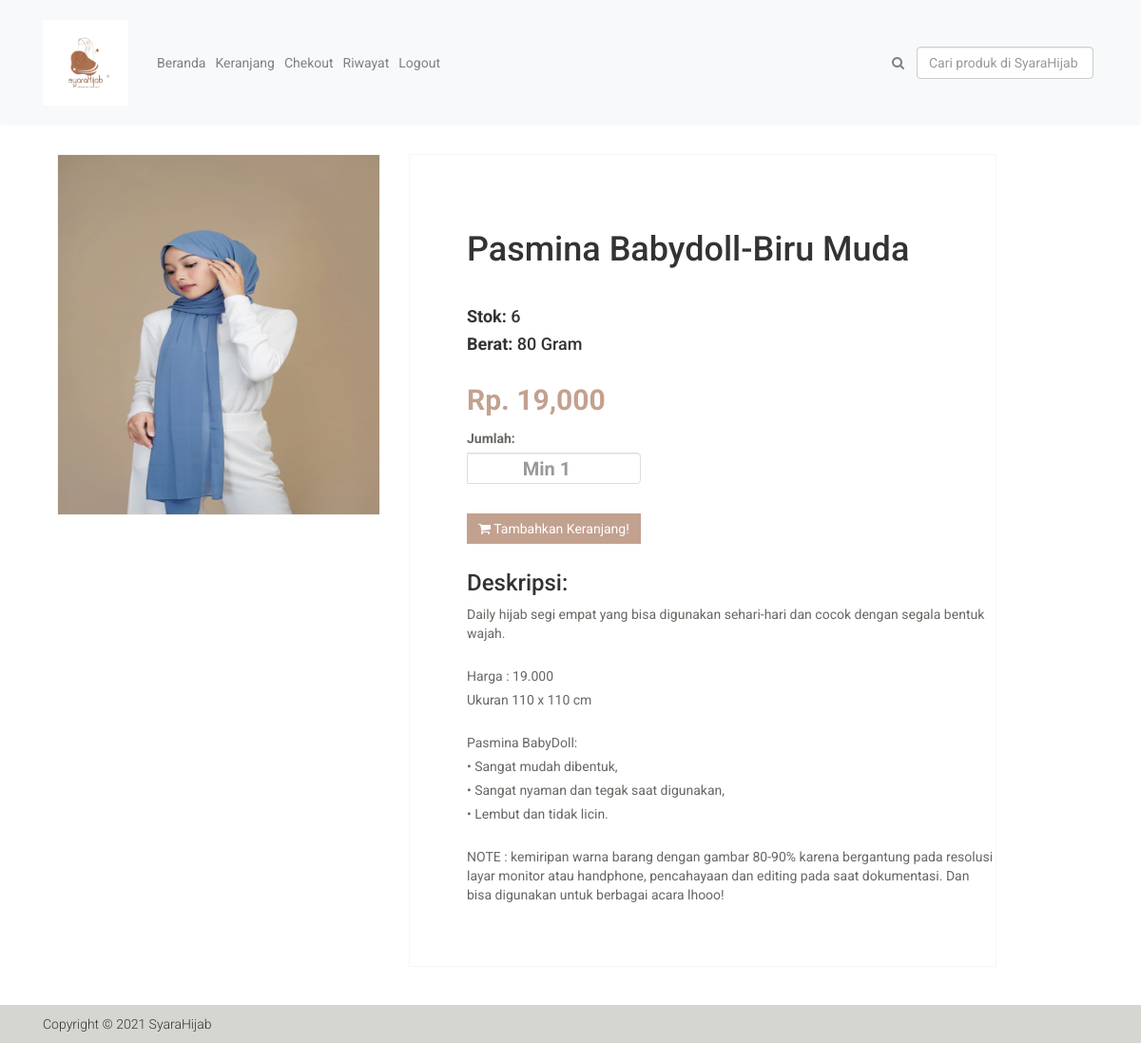
The page /detail.php?id=27 (signed in) on the database its author committed.
### tables this page shows
CREATE TABLE `produk` (
  `id_produk` int(11) NOT NULL,
  `kat_produk` varchar(15) NOT NULL,
  `nama_produk` varchar(30) NOT NULL,
  `harga_produk` int(11) NOT NULL,
  `berat_produk` int(4) NOT NULL,
  `foto_produk` varchar(100) NOT NULL,
  `deskripsi_produk` text NOT NULL,
  `stok_produk` int(11) NOT NULL
);

### detail.php (the view, shortened to what this page needs)
<?php
include 'Navbar/navbar.php';
include 'koneksi.php';
?>
<?php
$id_produk = $_GET["id"];
$ambil = $koneksi->query("SELECT * FROM produk WHERE id_produk='$id_produk'");
$detail = $ambil -> fetch_assoc();
?>
<!DOCTYPE html>
<html >
<head>
    <link href="assets/css/bootstrap.min.css" rel="stylesheet">
    <link href="assets/css/font-awesome.min.css" rel="stylesheet">
    <link href="assets/css/prettyPhoto.css" rel="stylesheet">
    <link href="assets/css/price-range.css" rel="stylesheet">
    <link href="assets/css/animate.css" rel="stylesheet">
	<link href="assets/css/main.css" rel="stylesheet">
	<link href="assets/css/responsive.css" rel="stylesheet">
</head>
<body>
	<section>
		<div class="container">
			<div class="row">
				<div class="col-sm-12">
					<div class="product-details">
						<div class="col-sm-4">
							<div class="view-product">
								<img src="foto_produk/<?php echo $detail["foto_produk"]; ?>" alt="" />
							</div>
						</div>
						<div class="col-sm-7">
							<div class="product-information">
								<h1><?php echo $detail["nama_produk"] ?></h1>
								<img src="images/" alt="" /><br>
								<h4><b>Stok:</b> <?= $detail['stok_produk'];?></h4>
								<h4><b>Berat:</b> <?= $detail['berat_produk'];?> Gram</h4>
								<span>
									<span>Rp. <?php echo number_format ($detail["harga_produk"]); ?></span>
									<form method="post">
										<div class="form-group">
											<div class="input-group">
												<label>Jumlah:</label>
												<input type="number" min="1" class="form-control" name="jumlah" autofocus="on" max="<?= $detail['stok_produk'];?>" placeholder="Min 1"/>
											</div>
										</div>
									<center><button type="submit" class="btn btn-primary" name="beli">
										<i class="fa fa-shopping-cart"></i>
										Tambahkan Keranjang!
									</button></center>
									</form>
								</span><br>
                                <h3>Deskripsi:</h3>
								<p><?php echo $detail["deskripsi_produk"]; ?></p>
							</div>
						</div>
					</div>
			</div>
		</div>
	</section>
		<div class="footer-bottom">
			<div class="container">
				<div class="row">
					<p class="pull-left">Copyright © 2021 SyaraHijab</p>
				</div>
			</div>
		</div>
</body>
</html>

### assets/css/main.css (style rules this page uses)
body { font-family: 'Roboto', sans-serif; position: relative; font-weight: 400px; }
h1, h2, h3, h4, h5, h6 { font-family: 'Roboto', sans-serif; }
.footer-bottom { background: #D6D6D0; padding-top: 10px; }
.footer-bottom p { color: #363432; font-family: 'Roboto', sans-serif; font-weight: 300; margin-left: 15px; }
.product-details { overflow: hidden; }
.product-details { margin-bottom: 40px; overflow: hidden; margin-top: 10px; }
.view-product { position: relative; }
.view-product img { border: 1px solid #F7F7F0; height: 380px; width: 100%; }
.product-information { border: 1px solid #F7F7F0; overflow: hidden; padding-bottom: 60px; padding-left: 60px; padding-top: 60px; position: relative; }
.product-information p { color: #696763; font-family: 'Roboto', sans-serif; margin-bottom: 5px; }
.product-information span { display: inline-block; margin-bottom: 8px; margin-top: 18px; }
.product-information span span { color: #C3A18F; float: left; font-family: 'Roboto', sans-serif; font-size: 30px; font-weight: 700; margin-right: 20px; margin-top: 0px; }
.product-information span input { border: 1px solid #DEDEDC; color: #696763; font-family: 'Roboto', sans-serif; font-size: 20px; font-weight: 700; height: 33px; outline: medium none; text-align: center; width: 50px; }
.product-information span label { color: #696763; font-family: 'Roboto', sans-serif; font-weight: 700; margin-right: 5px; }
.btn.btn-primary { background: #C3A18F; border: 0 none; border-radius: 0; margin-top: 16px; }

### rows shown on the page
produk: foto_produk (picture), nama_produk "Pasmina Babydoll-Biru Muda", stok_produk "6", berat_produk "80", harga_produk "19,000", deskripsi_produk "Daily hijab segi empat yang bisa digunakan sehari-hari dan cocok dengan segala bentuk wajah. Harga : 19.000 Ukuran 110 x 110 cm Pasmina BabyDoll: • Sangat mudah dibentuk, • Sangat nyaman dan tegak saat digunakan, • Lembut dan tidak licin. NOTE : kemiripan warna barang dengan gambar 80-90% karena bergantung pada resolusi layar monitor atau handphone, pencahayaan dan editing pada saat dokumentasi. Dan bisa digunakan untuk berbagai acara lhooo!"
